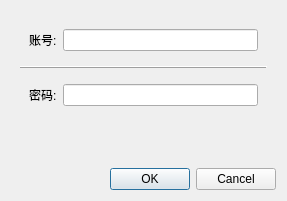
<?xml version="1.0" encoding="UTF-8"?>
<ui version="4.0">
 <class>Dialog</class>
 <widget class="QDialog" name="Dialog">
  <property name="geometry">
   <rect>
    <x>0</x>
    <y>0</y>
    <width>287</width>
    <height>201</height>
   </rect>
  </property>
  <property name="windowTitle">
   <string>Dialog</string>
  </property>
  <layout class="QVBoxLayout" name="verticalLayout">
   <item>
    <widget class="QWidget" name="widget" native="true">
     <layout class="QVBoxLayout" name="verticalLayout_2">
      <item>
       <widget class="QWidget" name="widget_2" native="true">
        <layout class="QHBoxLayout" name="horizontalLayout">
         <item>
          <widget class="QLabel" name="label">
           <property name="text">
            <string>账号:</string>
           </property>
          </widget>
         </item>
         <item>
          <widget class="QLineEdit" name="loginidlineEdit"/>
         </item>
        </layout>
       </widget>
      </item>
      <item>
       <widget class="QFrame" name="frame">
        <property name="frameShape">
         <enum>QFrame::HLine</enum>
        </property>
        <property name="frameShadow">
         <enum>QFrame::Raised</enum>
        </property>
       </widget>
      </item>
      <item>
       <widget class="QWidget" name="widget_3" native="true">
        <layout class="QHBoxLayout" name="horizontalLayout_2">
         <item>
          <widget class="QLabel" name="label_2">
           <property name="text">
            <string>密码:</string>
           </property>
          </widget>
         </item>
         <item>
          <widget class="QLineEdit" name="passwordlineEdit">
           <property name="echoMode">
            <enum>QLineEdit::Password</enum>
           </property>
          </widget>
         </item>
        </layout>
       </widget>
      </item>
      <item>
       <widget class="QLabel" name="messagelabel">
        <property name="text">
         <string/>
        </property>
       </widget>
      </item>
     </layout>
    </widget>
   </item>
   <item>
    <widget class="QDialogButtonBox" name="buttonBox">
     <property name="orientation">
      <enum>Qt::Horizontal</enum>
     </property>
     <property name="standardButtons">
      <set>QDialogButtonBox::Cancel|QDialogButtonBox::Ok</set>
     </property>
    </widget>
   </item>
  </layout>
 </widget>
 <resources/>
 <connections>
  <connection>
   <sender>buttonBox</sender>
   <signal>accepted()</signal>
   <receiver>Dialog</receiver>
   <slot>accept()</slot>
   <hints>
    <hint type="sourcelabel">
     <x>248</x>
     <y>254</y>
    </hint>
    <hint type="destinationlabel">
     <x>157</x>
     <y>274</y>
    </hint>
   </hints>
  </connection>
  <connection>
   <sender>buttonBox</sender>
   <signal>rejected()</signal>
   <receiver>Dialog</receiver>
   <slot>reject()</slot>
   <hints>
    <hint type="sourcelabel">
     <x>316</x>
     <y>260</y>
    </hint>
    <hint type="destinationlabel">
     <x>286</x>
     <y>274</y>
    </hint>
   </hints>
  </connection>
 </connections>
</ui>
